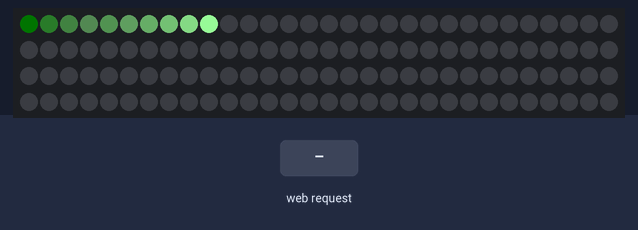
Bench run of a program on a simulated ESP8266 (NodeMCU). On the bench: 120 RGB LEDs in strip order, left to right, continuing on the next row. Inputs (shaded band) come from the test bench. WiFi joins after 1.5 s; servers stay silent unless stated; a WiFi scan finds three made-up networks; random numbers use the default seed unless the program sets one; EEPROM starts erased; what the program prints to the serial monitor is not drawn. At 17.4 s the program restarts the board; the recording ends there.

Above: at 12.1 s.
12.2 s: HTTP request GET /scan received
At 14.65 s:
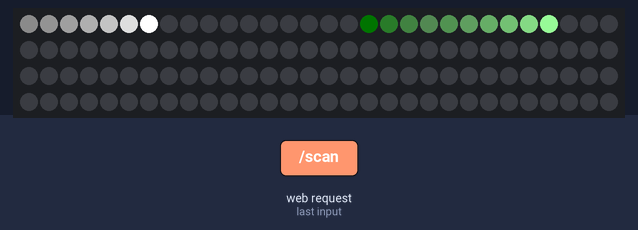
At 15.26 s:
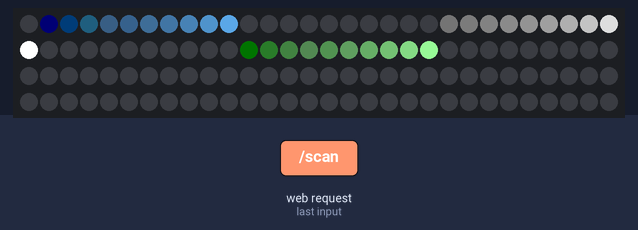
16.9 s: HTTP request GET /restart received
Timing chart, 0 to 17.4 s (numbered marks = the images above; inputs shaded):
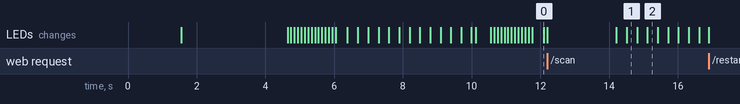

The program:

main.cpp
```cpp
/*
  -----------------------
  ElegantOTA - Demo Example
  -----------------------

  Skill Level: Beginner

  This example provides with a bare minimal app with ElegantOTA functionality.

  Github: https://github.com/ayushsharma82/ElegantOTA
  WiKi: https://docs.elegantota.pro

  Works with following hardware:
  - ESP8266
  - ESP32
  - RP2040 (with WiFi) (Example: Raspberry Pi Pico W)


  Important note for RP2040 users:
  - RP2040 requires LittleFS partition for the OTA updates to work. Without LittleFS partition, OTA updates will fail.
    Make sure to select Tools > Flash Size > "2MB (Sketch 1MB, FS 1MB)" option.
  - If using bare RP2040, it requires WiFi module like Pico W for ElegantOTA to work.

  -------------------------------

  Upgrade to ElegantOTA Pro: https://elegantota.pro

*/

#include <ESP8266WiFi.h>
#include <WiFiClient.h>
#include <ESP8266WebServer.h>
#include <ElegantOTA.h>
#include <NeoPixelBus.h>
#include <AsyncWiFiManager.h>
#include <EEPROM.h>

#include "webpage.h"
#include "wififage.h"

// const char *ssid = "KN*2.42";
// const char *password = "123#123#";

// AP credentials
const char *ap_ssid = "ESP8266-OTA";
const char *ap_password = "88888888";

// Fixed AP IP
IPAddress apIP(8, 8, 8, 8);
IPAddress gateway(8, 8, 8, 8);
IPAddress subnet(255, 255, 255, 0);

ESP8266WebServer server(80);

#define EEPROM_SIZE 96 // đủ để lưu SSID + PASS (32 + 64)

String ssid, pass;

unsigned long ota_progress_millis = 0;

#define colorSaturation 128

#define numLedTia 20
#define numLedCot 100

#define DelayLedCot 25
#define DelayLedTia 30

int ledIndex = 0;
uint32_t lastLedUpdate = 0;
bool finished = 0;
uint32_t Delayabc = 0;
uint8_t colorLed = 0; // Màu hiện tại của LED
uint8_t randompoint = 0;
uint8_t switcheffect = 0; // Biến để theo dõi trạng thái của LED

NeoPixelBus<NeoGrbFeature, NeoEsp8266DmaWs2812xMethod> strip(numLedCot + numLedTia);

const RgbColor colorList[20] = {
    RgbColor(255, 0, 0),     // Red - Đỏ
    RgbColor(0, 255, 0),     // Green - Xanh lá
    RgbColor(0, 0, 255),     // Blue - Xanh dương
    RgbColor(255, 255, 0),   // Yellow - Vàng
    RgbColor(255, 165, 0),   // Orange - Cam
    RgbColor(255, 0, 255),   // Magenta - Hồng đậm
    RgbColor(0, 255, 255),   // Cyan - Xanh biển
    RgbColor(128, 0, 128),   // Purple - Tím
    RgbColor(0, 128, 128),   // Teal - Xanh ngọc
    RgbColor(128, 128, 0),   // Olive - Vàng xanh
    RgbColor(255, 192, 203), // Pink - Hồng nhạt
    RgbColor(173, 216, 230), // Light Blue - Xanh da trời
    RgbColor(144, 238, 144), // Light Green - Xanh lá nhạt
    RgbColor(255, 105, 180), // Hot Pink - Hồng tươi
    RgbColor(210, 105, 30),  // Chocolate - Nâu
    RgbColor(255, 255, 255), // White - Trắng
    RgbColor(192, 192, 192), // Silver - Xám nhạt
    RgbColor(128, 128, 128), // Gray - Xám
    RgbColor(70, 130, 180),  // Steel Blue
    RgbColor(0, 100, 0)      // Dark Green - Xanh rêu
};

void onOTAStart()
{
  // Log when OTA has started
  // Serial.println("OTA update started!");
  // <Add your own code here>
}

void onOTAProgress(size_t current, size_t final)
{
  // Log every 1 second
  if (millis() - ota_progress_millis > 1000)
  {
    ota_progress_millis = millis();
    // Serial.printf("OTA Progress Current: %u bytes, Final: %u bytes\n", current, final);
  }
}

void onOTAEnd(bool success)
{
  // Log when OTA has finished
  if (success)
  {
    // Serial.println("OTA update finished successfully!");
  }
  else
  {
    // Serial.println("There was an error during OTA update!");
  }
  // <Add your own code here>
}

void ledChaseFade_nonBlocking(int &index,
                              uint8_t interval, uint8_t interval1,
                              uint8_t numpoint,
                              uint32_t &lastUpdateTime,
                              const RgbColor &chaseColor)
{
  uint32_t now = millis();
  if (index > numLedCot)
  {
    if (now - lastUpdateTime < interval1)
      return;
  }
  else
  {
    if (now - lastUpdateTime < interval)
      return;
  }

  lastUpdateTime = now;

  const uint8_t fadeAmount = 30;
  uint16_t count = strip.PixelCount();

  // Làm mờ tất cả LED
  for (uint16_t i = 0; i < count; i++)
  {
    RgbColor c = strip.GetPixelColor(i);
    uint8_t r = (c.R > fadeAmount) ? c.R - fadeAmount : 0;
    uint8_t g = (c.G > fadeAmount) ? c.G - fadeAmount : 0;
    uint8_t b = (c.B > fadeAmount) ? c.B - fadeAmount : 0;
    strip.SetPixelColor(i, RgbColor(r, g, b));
  }
  // for (uint8_t i = 0; i < numpoint; i++)
  // {
  //   int chaseIndex = (index - 20 * i + count) % count;
  //   strip.SetPixelColor(chaseIndex, chaseColor);
  // }
  strip.SetPixelColor(index, chaseColor);
  for (uint8_t i = 1; i < numpoint; i++)
  {
    int chaseIndex = (index - 20 * i + count) % count;
    RgbColor randColor(250, random(256), random(256)); // màu ngẫu nhiên
    strip.SetPixelColor(chaseIndex, randColor);
  }

  strip.Show();
  index = (index + 1) % count;
}

bool ledChaseFade_RunOnce(int &index,
                          uint8_t interval, uint8_t interval1,
                          uint8_t numpoint,
                          uint32_t &lastUpdateTime,
                          uint8_t color)
{

  uint32_t now = millis();
  uint8_t delayTime = (index > numLedCot) ? interval1 : interval;

  if (now - lastUpdateTime < delayTime)
    return false;

  lastUpdateTime = now;

  uint16_t count = strip.PixelCount();
  const uint8_t fadeAmount = 60; // Giảm độ sáng mỗi lần

  // Làm mờ toàn bộ
  for (uint16_t i = 0; i < count; i++)
  {
    RgbColor c = strip.GetPixelColor(i);
    strip.SetPixelColor(i, RgbColor(
                               (c.R * fadeAmount) / 100,
                               (c.G * fadeAmount) / 100,
                               (c.B * fadeAmount) / 100));
  }

  // Tô điểm chase
  for (uint8_t i = 0; i < numpoint; i++)
  {
    uint8_t colorLed = (color + i * 3) % 20; // Lấy màu từ danh sách màu
    uint16_t chaseIndex = (index - 20 * i);
    if ((chaseIndex < count - 1))
      strip.SetPixelColor(chaseIndex, colorList[colorLed]);
  }

  strip.Show();
  uint16_t countled = ((count + numpoint * 20) - 1);
  if (index >= countled)
  {
    return true;
  }
  index++;
  return false;
}

bool blinkLedGroups_RunOnce(uint8_t color,                // màu nhấp nháy
                            uint8_t repeatMax,            // số lần lặp lại hiệu ứng
                            uint16_t blinkInterval = 200) // thời gian ON/OFF (ms)
{
  const uint8_t group2[] = {103, 110, 118, 97, 90, 82};
  const uint8_t group1[] = {104, 107, 96, 93};
  const uint8_t blinkCountMax = 4;

  static uint8_t currentGroup = 0; // 0: group1, 1: group2
  static uint8_t blinkCount = 0;   // lần nhấp nháy trong nhóm
  static bool isOn = true;         // trạng thái nhấp nháy
  static uint32_t lastBlinkTime = 0;
  static uint8_t repeatCount = 0;

  uint32_t now = millis();
  if (now - lastBlinkTime < blinkInterval)
    return false;
  lastBlinkTime = now;

  // Chọn nhóm hiện tại
  const uint8_t *group = (currentGroup == 0) ? group1 : group2;
  uint8_t groupSize = (currentGroup == 0) ? sizeof(group1) : sizeof(group2);

  // Gán màu cho nhóm
  for (uint8_t i = 0; i < groupSize; i++)
  {
    strip.SetPixelColor(group[i], isOn ? colorList[color] : RgbColor(0, 0, 0));
  }
  strip.Show();

  // Sau mỗi lần OFF thì tính là xong 1 nhấp nháy
  if (!isOn)
  {
    blinkCount++;
    if (blinkCount >= blinkCountMax)
    {
      blinkCount = 0;
      currentGroup++;
      if (currentGroup > 1)
      {
        currentGroup = 0;
        repeatCount++;
        if (repeatCount >= repeatMax)
        {
          // Reset toàn bộ sau khi hoàn tất
          repeatCount = 0;
          return true; // hiệu ứng xong
        }
      }
    }
  }
  isOn = !isOn;
  return false; // hiệu ứng đang chạy
}

String wifiOptions = "<option value=''>Click Rescan to search WiFi</option>";

void handleScan()
{
  int n = WiFi.scanNetworks();
  if (n == 0)
  {
    wifiOptions = "<option value=''>No networks found</option>";
  }
  else
  {
    wifiOptions = "";
    for (int i = 0; i < n; i++)
    {
      String ssid = WiFi.SSID(i);
      int rssi = WiFi.RSSI(i);
      int quality = 0;
      if (rssi <= -100)
        quality = 0;
      else if (rssi >= -50)
        quality = 100;
      else
        quality = 2 * (rssi + 100);

      wifiOptions += "<option value='" + ssid + "'>" + ssid + " (" + String(quality) + "%)</option>";
    }
  }
  server.sendHeader("Location", "/wifi");
  server.send(303); // Redirect về /wifi
}

void saveWiFi(String s, String p)
{
  EEPROM.begin(EEPROM_SIZE);
  EEPROM.write(0, s.length());
  for (int i = 0; i < s.length(); i++)
  {
    EEPROM.write(i + 1, s[i]);
  }
  EEPROM.write(33, p.length());
  for (int i = 0; i < p.length(); i++)
  {
    EEPROM.write(i + 34, p[i]);
  }
  EEPROM.commit();
  EEPROM.end();
}

void loadWiFi()
{
  EEPROM.begin(EEPROM_SIZE);
  int ssidLen = EEPROM.read(0);
  ssid = "";
  for (int i = 0; i < ssidLen; i++)
  {
    ssid += char(EEPROM.read(i + 1));
  }
  int passLen = EEPROM.read(33);
  pass = "";
  for (int i = 0; i < passLen; i++)
  {
    pass += char(EEPROM.read(i + 34));
  }
  EEPROM.end();
  Serial.println("Loaded WiFi credentials:");
  Serial.println("SSID: " + ssid);
  Serial.println("PASS: " + pass);
}

void setup(void)
{
  Serial.begin(115200);
  // WiFi.mode(WIFI_STA);
  // WiFi.begin(ssid, password);
  loadWiFi();
  if (ssid != "")
  {
    WiFi.mode(WIFI_STA);
    WiFi.begin(ssid.c_str(), pass.c_str());
    // Serial.println("Connecting to saved WiFi: " + ssid);

    unsigned long start = millis();
    while (WiFi.status() != WL_CONNECTED && millis() - start < 10000)
    {
      delay(500);
      Serial.print(".");
    }
  }

  if (WiFi.status() != WL_CONNECTED)

  {
    WiFi.mode(WIFI_AP);
    WiFi.softAPConfig(apIP, gateway, subnet);
    WiFi.softAP(ap_ssid, ap_password);
  }

  // server.on("/", []()
  //           { server.send(200, "text/plain", "Hi! This is ElegantOTA Demo."); });
  server.on("/", []()
            { server.send_P(200, "text/html", MAIN_page); });
  server.on("/wifi", []()
            { server.send(200, "text/html", generateWiFiPage()); });
  server.on("/scan", handleScan);

  server.on("/restart", []()
            {

  server.send(200, "text/html", html_rs);
  delay(500);
  ESP.restart(); });

  server.on("/setwifi", HTTP_POST, []()
            {
    String newSSID = server.arg("ssid");
    String newPASS = server.arg("password");

    // Serial.println("=== New WiFi Credentials ===");
    // Serial.println("SSID: " + newSSID);
    // Serial.println("PASS: " + newPASS);
    saveWiFi(newSSID, newPASS);

    server.send(200, "text/html", html_rs);
    delay(500);
    ESP.restart(); });

  ElegantOTA.begin(&server); // Start ElegantOTA
  // ElegantOTA callbacks
  ElegantOTA.onStart(onOTAStart);       // Called when OTA starts
  ElegantOTA.onProgress(onOTAProgress); // Called during OTA progress
  ElegantOTA.onEnd(onOTAEnd);           // Called when OTA ends

  server.begin();
  // Serial.println("HTTP server started");

  strip.Begin();
  strip.Show();
}

void loop(void)
{
  server.handleClient();
  ElegantOTA.loop();
  switch (switcheffect)
  {
  case 0: // Hiệu ứng đuổi theo LED
    if (finished)
    {
      uint32_t now = millis();
      if (now - Delayabc > 100)
      {
        Delayabc = now;
        finished = false;
        ledIndex = 0;
        colorLed = random(20);      // Chọn màu ngẫu nhiên từ 0 đến 19
        randompoint = random(1, 5); // Số điểm ngẫu nhiên từ 1 đến 3
        switcheffect = 1;           // Chuyển sang hiệu ứng nhấp nháy LED
      }
    }
    else
      finished = ledChaseFade_RunOnce(ledIndex, DelayLedCot, DelayLedTia, randompoint, lastLedUpdate, colorLed);
    break;
  case 1: // Hiệu ứng nhấp nháy LED
    if (finished)
    {
      uint32_t now = millis();
      if (now - Delayabc > 1000)
      {
        Delayabc = now;
        finished = false;
        colorLed = random(20); // Chọn màu ngẫu nhiên từ 0 đến 19
        switcheffect = 0;      // Chuyển sang hiệu ứng đuổi theo LED
      }
    }
    else
      finished = blinkLedGroups_RunOnce(colorLed, 1, 100);
  }
}
```

webpage.h
```cpp
#ifndef WEBPAGE_H
#define WEBPAGE_H

const char MAIN_page[] PROGMEM = R"rawliteral(
<!DOCTYPE html>
<html lang="en">
<head>
  <meta name="viewport" content="width=device-width, initial-scale=1.0">
  <meta charset="UTF-8">
  <title>ESP8266 Control</title>
  <style>
    body {
      background-color: #121212;
      color: #f0f0f0;
      font-family: Arial, sans-serif;
      margin: 0;
      display: flex;
      flex-direction: column;
      align-items: center;
      justify-content: top;
      margin-top: 5%;
      min-height: 100vh;
    }
    h2 {
      font-size: 32px;
      margin-bottom: 80px;
    }
    .btn {
      display: flex;
      align-items: center;
      justify-content: center;
      gap: 8px;
      width: 240px;
      margin: 12px 0;
      padding: 14px;
      font-size: 18px;
      font-weight: bold;
      border: none;
      border-radius: 12px;
      cursor: pointer;
      color: white;
      transition: transform 0.2s, background 0.3s;
    }
    .btn:hover { transform: scale(1.05); }
    .blue { background: #1e88e5; }
    .blue:hover { background: #1565c0; }
    .green { background: #43a047; }
    .green:hover { background: #2e7d32; }
    .red { background: #e53935; }
    .red:hover { background: #b71c1c; }

    /* Popup */
    .popup {
      position: fixed;
      top: 0; left: 0; right: 0; bottom: 0;
      display: flex;
      align-items: center;
      justify-content: center;
      background: rgba(0,0,0,0.6);
      visibility: hidden;
    }
    .popup-content {
      background: #1e1e1e;
      padding: 25px 30px;
      border-radius: 12px;
      text-align: center;
      color: #f0f0f0;
      max-width: 300px;
      box-shadow: 0 0 15px rgba(0,0,0,0.5);
      animation: pop 0.25s ease-out;
    }
    .popup-content h3 {
      font-size: 20px;
      margin-bottom: 18px;
    }
    .popup-buttons button {
      margin: 8px;
      padding: 10px 18px;
      border: none;
      border-radius: 8px;
      font-size: 16px;
      cursor: pointer;
    }
    .ok { background: #e53935; color: white; }
    .cancel { background: #555; color: white; }
    @keyframes pop {
      from { transform: scale(0.8); opacity: 0; }
      to   { transform: scale(1); opacity: 1; }
    }
  </style>
</head>
<body>
  <h2>⚙️ ESP8266 Settings</h2>
  <button class="btn blue" onclick="window.location.href='/update'">⬆️ Update</button>
  <button class="btn blue" onclick="window.location.href='/wifi'">📶 WiFi Settings</button>
  <button class="btn green" onclick="showPopup('restart')">⚠️ Restart Device</button>
  <button class="btn red" onclick="showPopup('reset')">🚨 Reset Device</button>

  <!-- Popup -->
  <div id="popup" class="popup">
    <div class="popup-content">
      <h3 id="popup-text">⚠️ Are you sure?</h3>
      <div class="popup-buttons">
        <button class="ok" id="popup-ok">OK</button>
        <button class="cancel" onclick="closePopup()">Cancel</button>
      </div>
    </div>
  </div>

  <script>
    function showPopup(type) {
      let popup = document.getElementById("popup");
      let text = document.getElementById("popup-text");
      let okBtn = document.getElementById("popup-ok");

      if (type === 'restart') {
        text.innerHTML = "⚠️ Restart device?";
        okBtn.onclick = () => { window.location.href = '/restart'; };
      } else if (type === 'reset') {
        text.innerHTML = "🚨 Reset device?";
        okBtn.onclick = () => { window.location.href = '/reset'; };
      }

      popup.style.visibility = "visible";
    }

    function closePopup() {
      document.getElementById("popup").style.visibility = "hidden";
    }
  </script>
</body>
</html>

)rawliteral";


const char html_rs[] PROGMEM  = R"rawliteral(
    <html>
    <head>
      <meta name="viewport" content="width=device-width, initial-scale=1.0">
      <meta charset="UTF-8">
      <title>Restarting...</title>
      <style>
        body {
          background-color: #121212;
          color: #f0f0f0;
          font-family: Arial, sans-serif;
          text-align: center;
          margin-top: 15%;
        }
        h2 { font-size: 28px; margin-bottom: 20px; }
        .countdown {
          font-size: 22px;
          margin-top: 15px;
        }
      </style>
      <script>
        var seconds = 10;
        function updateCountdown() {
          document.getElementById("count").innerHTML = seconds;
          if (seconds > 0) {
            seconds--;
            setTimeout(updateCountdown, 1000);
          } else {
            window.location.href = "/";
          }
        }
        window.onload = updateCountdown;
      </script>
    </head>
    <body>
      <h2>Device is restarting...</h2>
      <div class="countdown">Please wait <span id="count">10</span> seconds...</div>
    </body>
    </html>
  )rawliteral";
#endif
```

Source omitted: wififage.h (8169 bytes)
